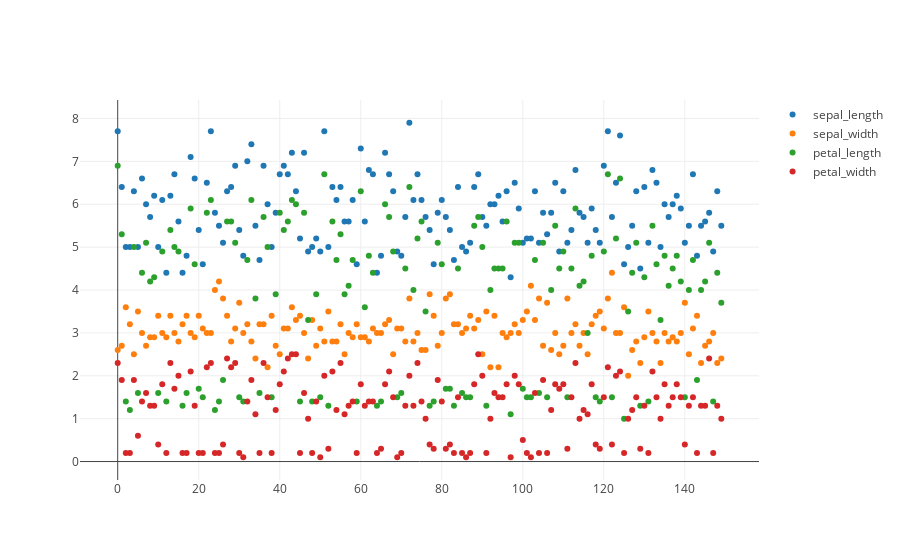

Notebook source saved alongside this figure:
### Markdown cell above
### Visualize features

### Code cell
// Visualize data.
let x = Array::from_iter(0..target.len());

let mut plot = Plot::new();
for i in 0..features.ncols() {
  let y = features.slice(s![.., i]).to_owned(); 
  let t = Scatter::from_array(x.clone(), y).name(&feature_names[i]).mode(Mode::Markers);
  plot.add_trace(t);
}
plot

### Figure 1 — Plotly figure (JSON) as saved in the notebook; plotly's stock layout.template omitted (floating-point values rounded to 4 significant figures; data arrays with more than 128 entries replaced by an {"elided": "..."} marker saying what was removed)
{"data": [{"mode": "markers", "name": "sepal_length", "type": "scatter", "x": {"elided": "150 int values"}, "y": {"elided": "150 float values"}}, {"mode": "markers", "name": "sepal_width", "type": "scatter", "x": {"elided": "150 int values"}, "y": {"elided": "150 float values"}}, {"mode": "markers", "name": "petal_length", "type": "scatter", "x": {"elided": "150 int values"}, "y": {"elided": "150 float values"}}, {"mode": "markers", "name": "petal_width", "type": "scatter", "x": {"elided": "150 int values"}, "y": {"elided": "150 float values"}}], "layout": {"autosize": true, "xaxis": {"autorange": true, "range": [-9.365, 158.4], "type": "linear"}, "yaxis": {"autorange": true, "range": [-0.5437, 8.544], "type": "linear"}}}
